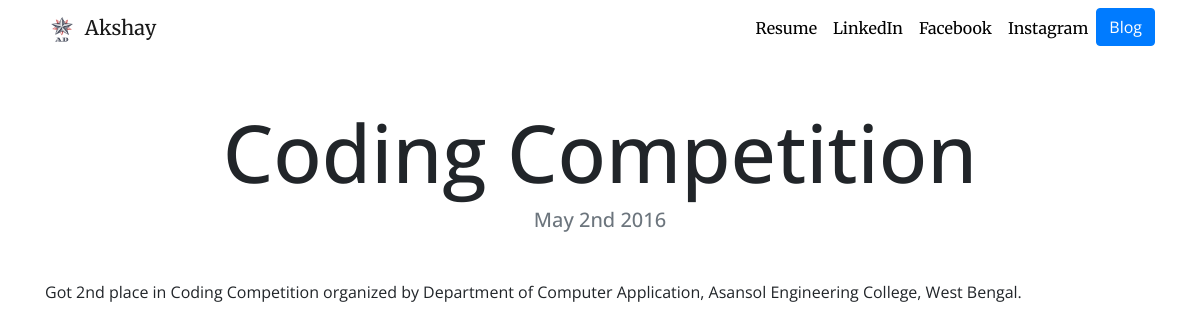
Page /blog/1/ on the committed database.
### blog/models.py (models this page shows, shortened)
class Blogs(models.Model): #class name must be caps
    title = models.CharField(max_length=200)
    description = models.TextField()
    date = models.DateField()

### blog/views.py (the view)
# urls.py: path('<int:blog_id>/',views.detail, name='detail'),
def detail(request, blog_id):
    blog = get_object_or_404(Blogs,pk=blog_id)
    return render(request,'blog/detail.html', {'blog':blog})

### blog/templates/blog/detail.html
{% extends "portfolio/base.html" %}
{% load static %}
{% block content %}
<h1 class="text-center mt-5" id="blogdetailtitle">{{ blog.title }}</h1>
<h5 class="text-center text-muted mb-5">{{ blog.date|date:'F jS Y' }}</h5>
{{ blog.description|safe }}
{% endblock %}

### portfolio/static/portfolio/custom.css (style rules this page uses)
body { font-family: 'Open Sans', sans-serif; }
@media (min-width: 992px) { #blogdetailtitle { font-size: 5rem; } }

### rows in the picture
Blogs: title "Coding Competition", date "May 2nd 2016", description "Got 2nd place in Coding Competition organized by Department of Computer Application, Asansol Engineering College, West Bengal."
